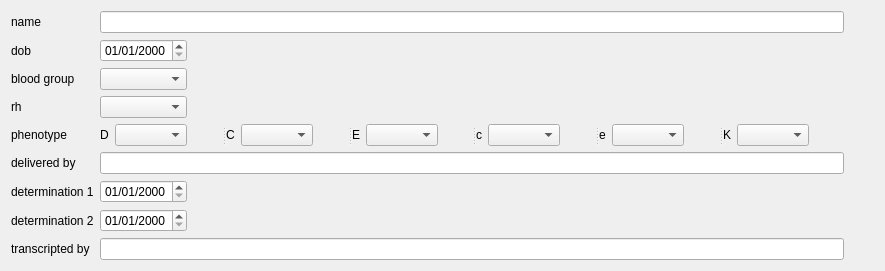
<?xml version="1.0" encoding="UTF-8"?>
<ui version="4.0">
 <class>Form</class>
 <widget class="QWidget" name="Form">
  <property name="geometry">
   <rect>
    <x>0</x>
    <y>0</y>
    <width>885</width>
    <height>269</height>
   </rect>
  </property>
  <property name="windowTitle">
   <string>Form</string>
  </property>
  <layout class="QGridLayout" name="gridLayout">
   <item row="4" column="0">
    <widget class="QLabel" name="phenotypeLabel">
     <property name="text">
      <string>phenotype</string>
     </property>
    </widget>
   </item>
   <item row="7" column="0">
    <widget class="QLabel" name="deter2Label">
     <property name="text">
      <string>determination 2</string>
     </property>
    </widget>
   </item>
   <item row="6" column="1">
    <widget class="QDateEdit" name="deter1DateEdit">
     <property name="displayFormat">
      <string>dd/MM/yyyy</string>
     </property>
    </widget>
   </item>
   <item row="6" column="0">
    <widget class="QLabel" name="deter1Label">
     <property name="text">
      <string>determination 1</string>
     </property>
    </widget>
   </item>
   <item row="6" column="2">
    <spacer name="horizontalSpacer_2">
     <property name="orientation">
      <enum>Qt::Horizontal</enum>
     </property>
     <property name="sizeHint" stdset="0">
      <size>
       <width>642</width>
       <height>19</height>
      </size>
     </property>
    </spacer>
   </item>
   <item row="3" column="2">
    <spacer name="horizontalSpacer_5">
     <property name="orientation">
      <enum>Qt::Horizontal</enum>
     </property>
     <property name="sizeHint" stdset="0">
      <size>
       <width>642</width>
       <height>19</height>
      </size>
     </property>
    </spacer>
   </item>
   <item row="0" column="1" colspan="2">
    <widget class="QLineEdit" name="nameLineEdit"/>
   </item>
   <item row="7" column="1">
    <widget class="QDateEdit" name="deter2DateEdit">
     <property name="displayFormat">
      <string>dd/MM/yyyy</string>
     </property>
    </widget>
   </item>
   <item row="5" column="0">
    <widget class="QLabel" name="deliveredLabel">
     <property name="text">
      <string>delivered by</string>
     </property>
    </widget>
   </item>
   <item row="1" column="0">
    <widget class="QLabel" name="dobLabel">
     <property name="text">
      <string>dob</string>
     </property>
    </widget>
   </item>
   <item row="0" column="0">
    <widget class="QLabel" name="nameLabel">
     <property name="text">
      <string>name</string>
     </property>
    </widget>
   </item>
   <item row="3" column="0">
    <widget class="QLabel" name="rhLabel">
     <property name="text">
      <string>rh</string>
     </property>
    </widget>
   </item>
   <item row="1" column="2">
    <spacer name="horizontalSpacer">
     <property name="orientation">
      <enum>Qt::Horizontal</enum>
     </property>
     <property name="sizeHint" stdset="0">
      <size>
       <width>642</width>
       <height>19</height>
      </size>
     </property>
    </spacer>
   </item>
   <item row="1" column="1">
    <widget class="QDateEdit" name="dobDateEdit">
     <property name="displayFormat">
      <string>dd/MM/yyyy</string>
     </property>
    </widget>
   </item>
   <item row="8" column="0">
    <widget class="QLabel" name="transcriptLabel">
     <property name="text">
      <string>transcripted by</string>
     </property>
    </widget>
   </item>
   <item row="2" column="1">
    <widget class="QComboBox" name="bloodGroupComboBox">
     <property name="focusPolicy">
      <enum>Qt::ClickFocus</enum>
     </property>
    </widget>
   </item>
   <item row="5" column="1" colspan="2">
    <widget class="QLineEdit" name="deliveredLineEdit"/>
   </item>
   <item row="9" column="1">
    <spacer name="verticalSpacer">
     <property name="orientation">
      <enum>Qt::Vertical</enum>
     </property>
     <property name="sizeHint" stdset="0">
      <size>
       <width>20</width>
       <height>40</height>
      </size>
     </property>
    </spacer>
   </item>
   <item row="3" column="1">
    <widget class="QComboBox" name="rhComboBox">
     <property name="focusPolicy">
      <enum>Qt::ClickFocus</enum>
     </property>
    </widget>
   </item>
   <item row="4" column="1" colspan="2">
    <widget class="QSplitter" name="splitter">
     <property name="orientation">
      <enum>Qt::Horizontal</enum>
     </property>
     <widget class="QWidget" name="">
      <layout class="QHBoxLayout" name="horizontalLayout">
       <item>
        <widget class="QLabel" name="phenotypeDLabel">
         <property name="text">
          <string>D</string>
         </property>
        </widget>
       </item>
       <item>
        <widget class="QComboBox" name="phenotypeDComboBox">
         <property name="focusPolicy">
          <enum>Qt::ClickFocus</enum>
         </property>
        </widget>
       </item>
       <item>
        <spacer name="horizontalSpacer_6">
         <property name="orientation">
          <enum>Qt::Horizontal</enum>
         </property>
         <property name="sizeHint" stdset="0">
          <size>
           <width>40</width>
           <height>20</height>
          </size>
         </property>
        </spacer>
       </item>
      </layout>
     </widget>
     <widget class="QWidget" name="">
      <layout class="QHBoxLayout" name="horizontalLayout_2">
       <item>
        <widget class="QLabel" name="phenotypeCLabel">
         <property name="text">
          <string>C</string>
         </property>
        </widget>
       </item>
       <item>
        <widget class="QComboBox" name="phenotypeCComboBox">
         <property name="focusPolicy">
          <enum>Qt::ClickFocus</enum>
         </property>
        </widget>
       </item>
       <item>
        <spacer name="horizontalSpacer_7">
         <property name="orientation">
          <enum>Qt::Horizontal</enum>
         </property>
         <property name="sizeHint" stdset="0">
          <size>
           <width>40</width>
           <height>20</height>
          </size>
         </property>
        </spacer>
       </item>
      </layout>
     </widget>
     <widget class="QWidget" name="">
      <layout class="QHBoxLayout" name="horizontalLayout_3">
       <item>
        <widget class="QLabel" name="phenotypeELabel">
         <property name="text">
          <string>E</string>
         </property>
        </widget>
       </item>
       <item>
        <widget class="QComboBox" name="phenotypeEComboBox">
         <property name="focusPolicy">
          <enum>Qt::ClickFocus</enum>
         </property>
        </widget>
       </item>
       <item>
        <spacer name="horizontalSpacer_8">
         <property name="orientation">
          <enum>Qt::Horizontal</enum>
         </property>
         <property name="sizeHint" stdset="0">
          <size>
           <width>40</width>
           <height>20</height>
          </size>
         </property>
        </spacer>
       </item>
      </layout>
     </widget>
     <widget class="QWidget" name="">
      <layout class="QHBoxLayout" name="horizontalLayout_4">
       <item>
        <widget class="QLabel" name="phenotypecLabel">
         <property name="text">
          <string>c</string>
         </property>
        </widget>
       </item>
       <item>
        <widget class="QComboBox" name="phenotypecComboBox">
         <property name="focusPolicy">
          <enum>Qt::ClickFocus</enum>
         </property>
        </widget>
       </item>
       <item>
        <spacer name="horizontalSpacer_9">
         <property name="orientation">
          <enum>Qt::Horizontal</enum>
         </property>
         <property name="sizeHint" stdset="0">
          <size>
           <width>40</width>
           <height>20</height>
          </size>
         </property>
        </spacer>
       </item>
      </layout>
     </widget>
     <widget class="QWidget" name="">
      <layout class="QHBoxLayout" name="horizontalLayout_5">
       <item>
        <widget class="QLabel" name="phenotypeeLabel">
         <property name="text">
          <string>e</string>
         </property>
        </widget>
       </item>
       <item>
        <widget class="QComboBox" name="phenotypeeComboBox">
         <property name="focusPolicy">
          <enum>Qt::ClickFocus</enum>
         </property>
        </widget>
       </item>
       <item>
        <spacer name="horizontalSpacer_10">
         <property name="orientation">
          <enum>Qt::Horizontal</enum>
         </property>
         <property name="sizeHint" stdset="0">
          <size>
           <width>40</width>
           <height>20</height>
          </size>
         </property>
        </spacer>
       </item>
      </layout>
     </widget>
     <widget class="QWidget" name="">
      <layout class="QHBoxLayout" name="horizontalLayout_6">
       <item>
        <widget class="QLabel" name="phenotypeKLabel">
         <property name="text">
          <string>K</string>
         </property>
        </widget>
       </item>
       <item>
        <widget class="QComboBox" name="phenotypeKComboBox">
         <property name="focusPolicy">
          <enum>Qt::ClickFocus</enum>
         </property>
        </widget>
       </item>
       <item>
        <spacer name="horizontalSpacer_11">
         <property name="orientation">
          <enum>Qt::Horizontal</enum>
         </property>
         <property name="sizeHint" stdset="0">
          <size>
           <width>40</width>
           <height>20</height>
          </size>
         </property>
        </spacer>
       </item>
      </layout>
     </widget>
    </widget>
   </item>
   <item row="7" column="2">
    <spacer name="horizontalSpacer_3">
     <property name="orientation">
      <enum>Qt::Horizontal</enum>
     </property>
     <property name="sizeHint" stdset="0">
      <size>
       <width>642</width>
       <height>19</height>
      </size>
     </property>
    </spacer>
   </item>
   <item row="2" column="2">
    <spacer name="horizontalSpacer_4">
     <property name="orientation">
      <enum>Qt::Horizontal</enum>
     </property>
     <property name="sizeHint" stdset="0">
      <size>
       <width>642</width>
       <height>19</height>
      </size>
     </property>
    </spacer>
   </item>
   <item row="8" column="1" colspan="2">
    <widget class="QLineEdit" name="transcriptLineEdit"/>
   </item>
   <item row="2" column="0">
    <widget class="QLabel" name="bloodGroupLabel">
     <property name="text">
      <string>blood group</string>
     </property>
    </widget>
   </item>
   <item row="3" column="3">
    <spacer name="horizontalSpacer_12">
     <property name="orientation">
      <enum>Qt::Horizontal</enum>
     </property>
     <property name="sizeHint" stdset="0">
      <size>
       <width>40</width>
       <height>20</height>
      </size>
     </property>
    </spacer>
   </item>
  </layout>
 </widget>
 <resources/>
 <connections/>
</ui>
